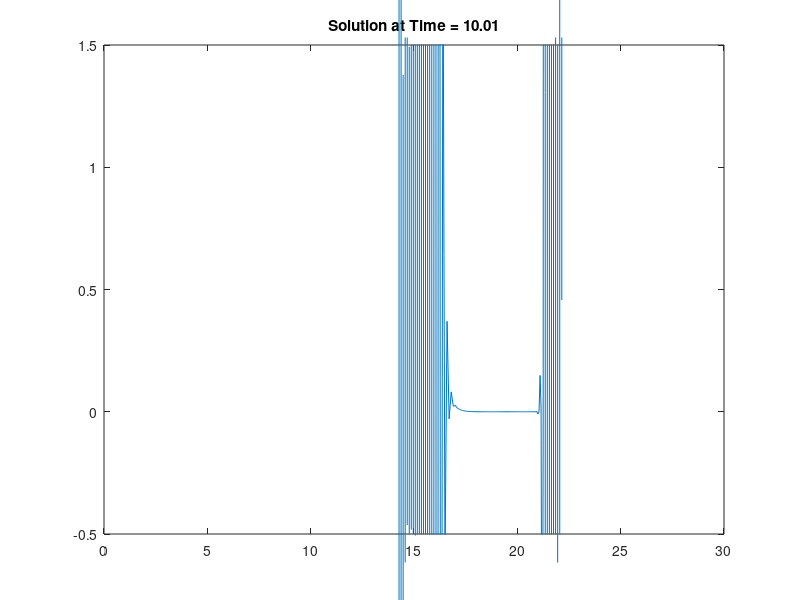

This chart was generated by the following MATLAB code:
L = 30;         
Tf = 17;          
h = 0.05;         
x = 0:h:L-h;        
N = length(x);      
nu = 1.1;%mb 0.8
k = nu * h;

u0 = exp(-20 * (x - 2).^2) + exp(-(x - 5).^2);  
u1 = exp(-20 * (x - k - 2).^2) + exp(-(x - k - 5).^2);

main_diag = zeros(N, 1);        
upper_diag = -nu * ones(N, 1);   
lower_diag = nu * ones(N, 1);  

A = spdiags([lower_diag, main_diag, upper_diag], [-1, 0, 1], N, N);
A(1, N) = nu;    
A(N, 1) = -nu;   

B = eye(N);

u_prev = u1';
u_prev_prev = u0';
target_time = 10;
for i = 1:round(Tf/k)
    u_next = A * u_prev + B * u_prev_prev;
    buffer = u_prev;
    u_prev = u_next;
    u_prev_prev = buffer;
    
    
    t = i * k;
    
    if abs(t - target_time) < k/2  
        figure;
        plot(x, u_next);
        axis([0 L -0.5 1.5]);
        title(sprintf('Solution at Time = %.2f', t));
        
   
        saveas(gcf, sprintf('3.png', t));
        break; 
    end
end
